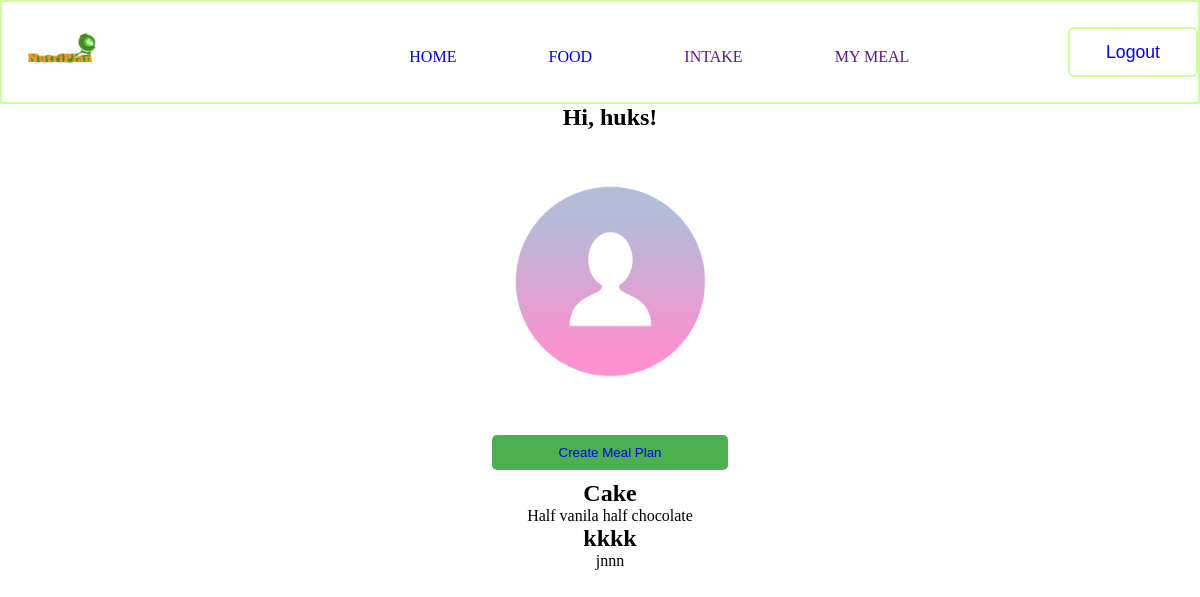
The page /index (signed in) on the database as committed earlier.
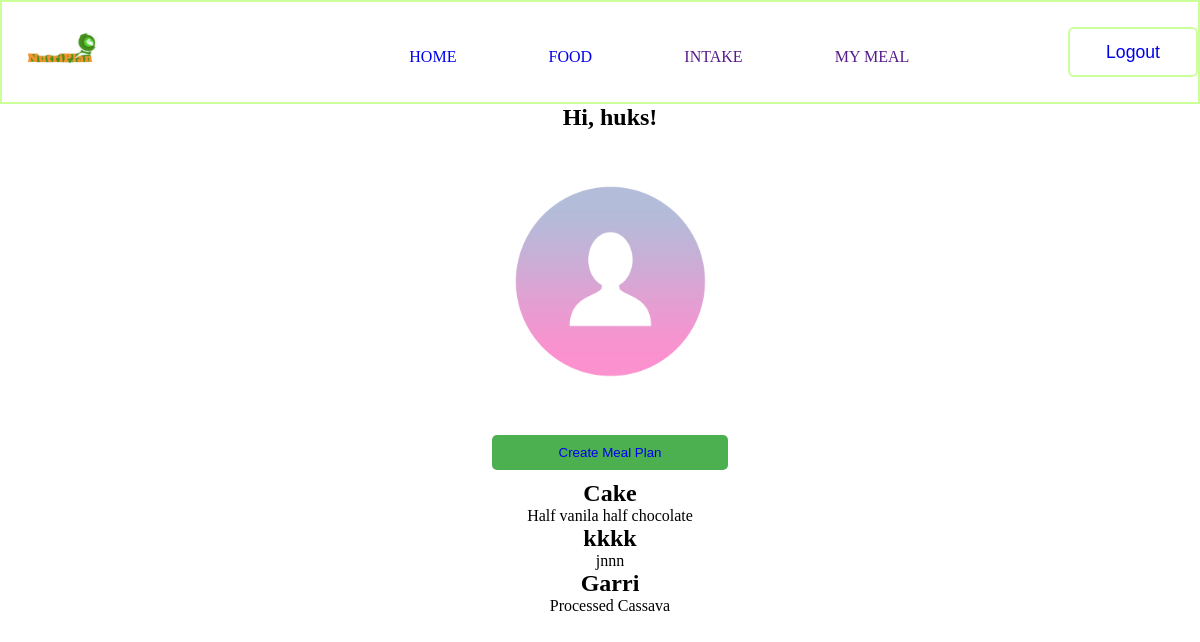
The same page on the database as committed later.
### app/models.py (models this page shows, shortened)
class User(UserMixin, db.Model):
    id: so.Mapped[int] = so.mapped_column(primary_key=True)
    username: so.Mapped[str] = so.mapped_column(sa.String(255), index=True,
                                        unique=True, nullable=False)
    password_hash: so.Mapped[str] = so.mapped_column(sa.String(255),
                                                nullable=False)
    email: so.Mapped[str] = so.mapped_column(sa.String(255),
                                             index=True, unique=True)
    meal_plans: so.WriteOnlyMapped['MealPlan'] = so.relationship(
         backref='user', lazy=True)

class MealPlan(db.Model):
    id: so.Mapped[int] = so.mapped_column(primary_key=True)
    user_id: so.Mapped[int] = so.mapped_column(sa.ForeignKey(User.id),
                                       index=True, nullable=False)
    name: so.Mapped[str] = so.mapped_column(sa.String(255), nullable=False)
    description: so.Mapped[str] = so.mapped_column(sa.Text)
    meals: so.WriteOnlyMapped['Meal'] = so.relationship(backref='meal_plan',
                                                        lazy=True)

### app/auth/routes.py (the view)
@bp.route('/index', methods=['GET', 'POST'], strict_slashes=False)
@login_required
def index():
        page = request.args.get('page', 1, type=int)
        meal_plans = MealPlan.query.paginate(page=page, per_page=10)
        return render_template('index.html', meal_plans=meal_plans)

### app/models.py (called while the page is built)
@login_manager.user_loader
def load_user(id):
    return db.session.get(User, int(id))

### app/templates/index.html (shortened to what this page needs)
<!DOCTYPE html>
<html lang="en">
  <head>
    <link
      rel="stylesheet"
      href="{{ url_for('static', filename='css/style.css') }}"
    />
  </head>
  <body>
    <section id="navbar">
      <div class="logo">
        <a href="{{ url_for('auth.home') }}"
          ><img
            src="static/images/NutriPlan_logo_without_BG.png"
            alt="Nutri Plan logo"
        /></a>
      </div>
      <nav class="btt">
        <ul>
          <li><a href="{{ url_for('auth.home')}}">HOME</a></li>
          <li><a href="{{ url_for('api.get_meal_plans')}}">FOOD</a></li>
          <li><a href="">INTAKE</a></li>
          <li><a href="" id="showMeal">MY MEAL</a></li>
        </ul>
      </nav>
      <button class="mlogin" id="mealPlanDirection">
        <a href="{{ url_for('auth.logout') }}">Logout</a>
      </button>
    </section>
    <div class="meal-details"> <div class="main">
      <h2>Hi, {{ current_user.username }}!</h2>
      {% if current_user.picture %}
      <img
        class="display-pic"
        src="{{ url_for('static', filename='images/' + current_user.picture) }}"
        id="profile"
      />
      {% else %}
      <img
        src="{{ url_for('static', filename='/images/default_profile_pc.png') }}"
        alt="Default Image"
        class="display-pic"
      />
      {% endif %}
      <br />
      <button class="btn-n" id="about-us " onclick="mypopup()">
        <a href="{{ url_for('api.create_meal_plan') }}">Create Meal Plan</a>
      </button>
      {% for mealplan in meal_plans %}
      <div class="meal-plan">
        <h2>{{ mealplan.name }}</h2>
        <p>{{ mealplan.description }}</p>
        {% endfor %}
         </div>
    </div>
</body>
</html>

### app/static/css/style.css (style rules this page uses)
* { margin: 0; padding: 0; max-width: 100%; }
#navbar { max-height: 100px; border: 2px solid #ccff99; display: flex; justify-content: space-between; right: 0%; top: 0%; left: 0%; flex-direction: row; background-color: white; }
#navbar .logo { max-width: 100px; height: 100px; margin-left: 10px; }
nav { position: relative; margin-top: 30px; }
nav > ul { display: flex; width: 500px; height: 50px; justify-content: space-between; align-items: center; align-content: center; margin-right: 10px; text-decoration: none; }
a { text-decoration: none; }
ul > li { list-style: none; }
ul > li > a { text-decoration: none; }
nav > ul > li { position: relative; }
nav > ul > li::after { content: ""; position: absolute; left: 0; bottom: 0; width: 0; height: 2px; background-color: blue; transition: width 0.5s ease; }
.mlogin { width: 130px; height: 50px; background: transparent; border: 2px solid #ccff99; outline: none; border-radius: 6px; font-size: 1.1rem; font-weight: 500; cursor: pointer; margin-top: 25px; transition: 1.5s; }
.main { text-align: center; }
.display-pic { height: 200px; width: 200px; margin-top: 50px; }
input[type="submit"], .btn-n { width: 50%; padding: 10px; border: none; background-color: #4caf50; border-radius: 5px; margin: auto; margin-bottom: 10px; }
.btn-n { width: 20%; margin-top: 50px; }
.meal-details { padding-left: 20px; }

Rows that differ between the two databases and show on the page:
added MealPlan: name "Garri", description "Processed Cassava"
